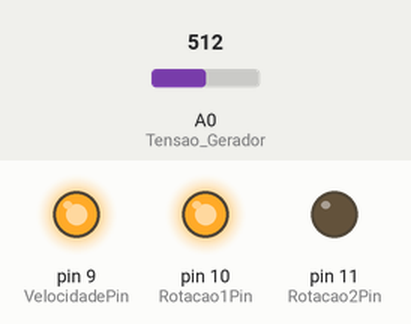
A sketch run on a simulated Arduino Uno, built with avr-gcc and run on an emulated ATmega328P. Shown: output pins drawn as LEDs (lit = HIGH). The inputs (shaded band) are chosen by the test bench; at power-on: A0 (Tensao_Gerador) = 512. What the sketch prints to the serial monitor is not drawn.

Above: at 1.2 s.
1.3 s: A0 (Tensao_Gerador) set to 716
At 3.2 s:
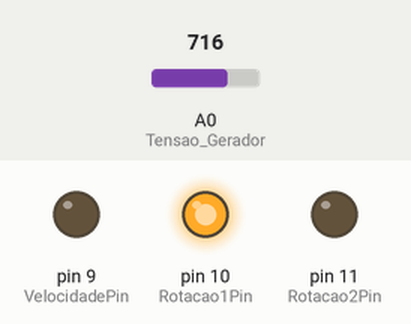
3.9 s: A0 (Tensao_Gerador) set to 122
At 4.8 s:
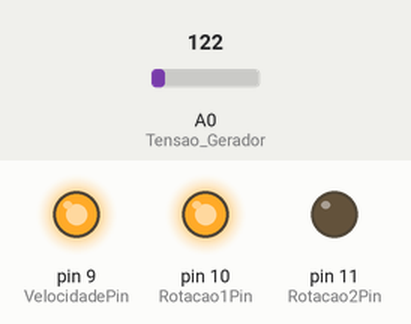
Timing chart, 0 to 6.9 s (numbered marks = the images above; inputs shaded):
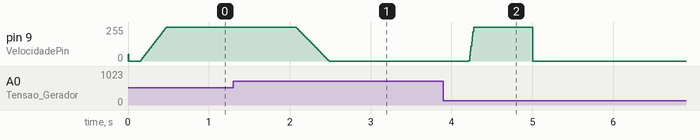

Measured:
- after the input at 1.3 s, pin 9 (VelocidadePin): moves from 255/255 to 0/255 over 0.41 s, starting after 0.78 s
- after the input at 3.9 s, pin 9 (VelocidadePin): rises from 0/255 to 255/255 in 0.07 s, then falls to 0/255 in 0.73 s

The sketch:

AplicandoControladorT2.ino
```cpp
#define VelocidadePin 9 // Jumper Amarelo
#define Rotacao1Pin 10 // Jumper Branco
#define Rotacao2Pin 11 // Jumper Preto
#define Tensao_Gerador A0

#define Duracao_Resposta 5000000 // [us] -> 3 [s]

int monitor = 0;

void setup(){

  pinMode(VelocidadePin, OUTPUT);
  pinMode(Rotacao1Pin, OUTPUT);
  pinMode(Rotacao2Pin, OUTPUT);
  pinMode(Tensao_Gerador, INPUT);
  Serial.begin(115200);

  // Essas configurações tem que ser mantida, para não ter entrada negativa no arduino
  digitalWrite(Rotacao1Pin, HIGH);
  digitalWrite(Rotacao2Pin, LOW);
  Serial.print("Tempo, Uk, xhat, Erro, Saida/");
}

void PrintOut(float un, float xhat, float en, float yn)
{
    // Tempo percorrido
    Serial.print(micros());
    Serial.print(",");

    // saida do controlador
    Serial.print(un);
    Serial.print(",");

    // Tensao Aplicada na planta
    Serial.print(xhat);
    Serial.print(",");

    // erro
    Serial.print(en);
    Serial.print(",");

    // saida
    Serial.print(yn);
    Serial.print("/");
}

/*
  @brief:
    Função principal que implementa um controlador por realimentação de estados com ação integral,
    em conjunto com um observador de estado. A função estima o estado interno do sistema,
    calcula a saída estimada e aplica a lei de controle para seguir uma referência constante.

  @variáveis principais:
    — T     : Período de amostragem do sistema discreto
    — Ad    : matriz A do modelo discreto (escalares no caso SISO)
    — Bd    : matriz B do modelo discreto
    — Cd    : matriz C do modelo discreto
    — Dd    : matriz D do modelo discreto

    — K     : Ganho da realimentação de estados
    — Ki    : Ganho do integrador (ação integral)
    — L     : Ganho do observador contínuo
    — Ld    : Ganho do observador discreto (Ld = L * T)

    — R     : Referência desejada (setpoint)
    — uk    : Entrada de controle aplicada ao sistema
    — yk    : Saída real do sistema (medida)
    — xhat  : Estado estimado pelo observador
    — xnk   : Estado do integrador (acumulador do erro)
    — yhat  : Saída estimada pelo observador
    — ek    : Erro entre a referência e a saída real (ek = R - yk)
    — ehat  : Erro de estimação do estado (ehat = xk - xhat)
*/

void loop(){
 // Definindo e inicializando as variáveis
  float T = 0.008;  // Tempo de amostragem

  // Euler
  float Ad = 0.9167; // Matriz A do sistema discretizado
  float Bd = 0.008;  // Matriz B do sistema discretizado
  float Cd = 6198.0;  // Matriz C do sistema discretizado
  float Dd = 0;  // Matriz C do sistema discretizado

  // Tustin
  // float Ad = 0.92; // Matriz A do sistema discretizado
  // float Bd = 0.00768;  // Matriz B do sistema discretizado
  // float Cd = 5950.0;  // Matriz C do sistema discretizado
  // float Dd = 23.8;  // Matriz C do sistema discretizado

  // ZOH
  //float Ad = 0.92; // Matriz A do sistema discretizado
  //float Bd = 0.007676;  // Matriz B do sistema discretizado
  //float Cd = 6198.0;  // Matriz C do sistema discretizado
  //float Dd = 0;  // Matriz C do sistema discretizado

  // Ts down
  //float K = 35.3499;  // Ganho do controlador
  //float Ki = 0.2204;  // Ganho do integrador
  //float L = 0.0368;    // Ganho do observador
  //float Ld = L * T;    // Ganho do observador

  // Up 8% Ts 0.17s
  //float K = 4.8388;  // Ganho do controlador
  //float Ki = 0.0245;  // Ganho do integrador
  //float L = 0.014;    // Ganho do observador
  //float Ld = L * T;    // Ganho do observador

  // Up 12% Ts 0.27s
  //float K = 27.7221;  // Ganho do controlador
  //float Ki = 0.1937;  // Ganho do integrador
  //float L = 0.0324;    // Ganho do observador
  //float Ld = L * T;    // Ganho do observador

  // Up 8% Ts 0.31s
  float K = 15.0092;  // Ganho do controlador
  float Ki = 0.0680;  // Ganho do integrador
  float L = 0.0222;    // Ganho do observador
  float Ld = L * T;    // Ganho do observador


  int   R = 595;
  int   deg = 156;
  float Vref  = 0;
  float  uk   = 0;
  float  Vap  = 0;
  float  yk   = 0;
  float  xk   = 0;
  float  xhat = 0;
  float  xnk  = 0;
  float  yhat = 0;
  float  ek   = R - yk;
  while(micros() <= Duracao_Resposta){


    // Atualização do estado associado ao integrador
    xnk = xnk + (T * ek);

    // Estimação da saída
    yhat = Cd * xhat + Dd * uk;

    // Atualização do estado estimado pelo observador
    xhat = ((Ad - Ld*Cd)*xhat) + (Bd * uk)+ (Ld * yk);

    // Lei de controle com estado estimado
    uk = -(K)*xhat + (Ki)*xnk;

    Vref = uk * deg;
    Vref = Vref > 255 ? 255 : Vref;
    Vref = Vref < 0 ? 0 : Vref;

    analogWrite(VelocidadePin, Vref);  // Ativa o motor com a nova entrada
    yk = analogRead(Tensao_Gerador); // Valor da saída
    PrintOut(uk, xhat, ek, yk);

    ek = R - yk;
    _delay_us(5800);

    if (micros() > 1500000 && micros() < 2500000) {
      R = 650;
    }
    else if (micros() > 2500000 && micros() < 3500000){
      R = 600;
    }
    else if (micros() > 3500000){
      R = 590;
    }

  }

  // Desativa o motor
  analogWrite(VelocidadePin, LOW);
}
```
